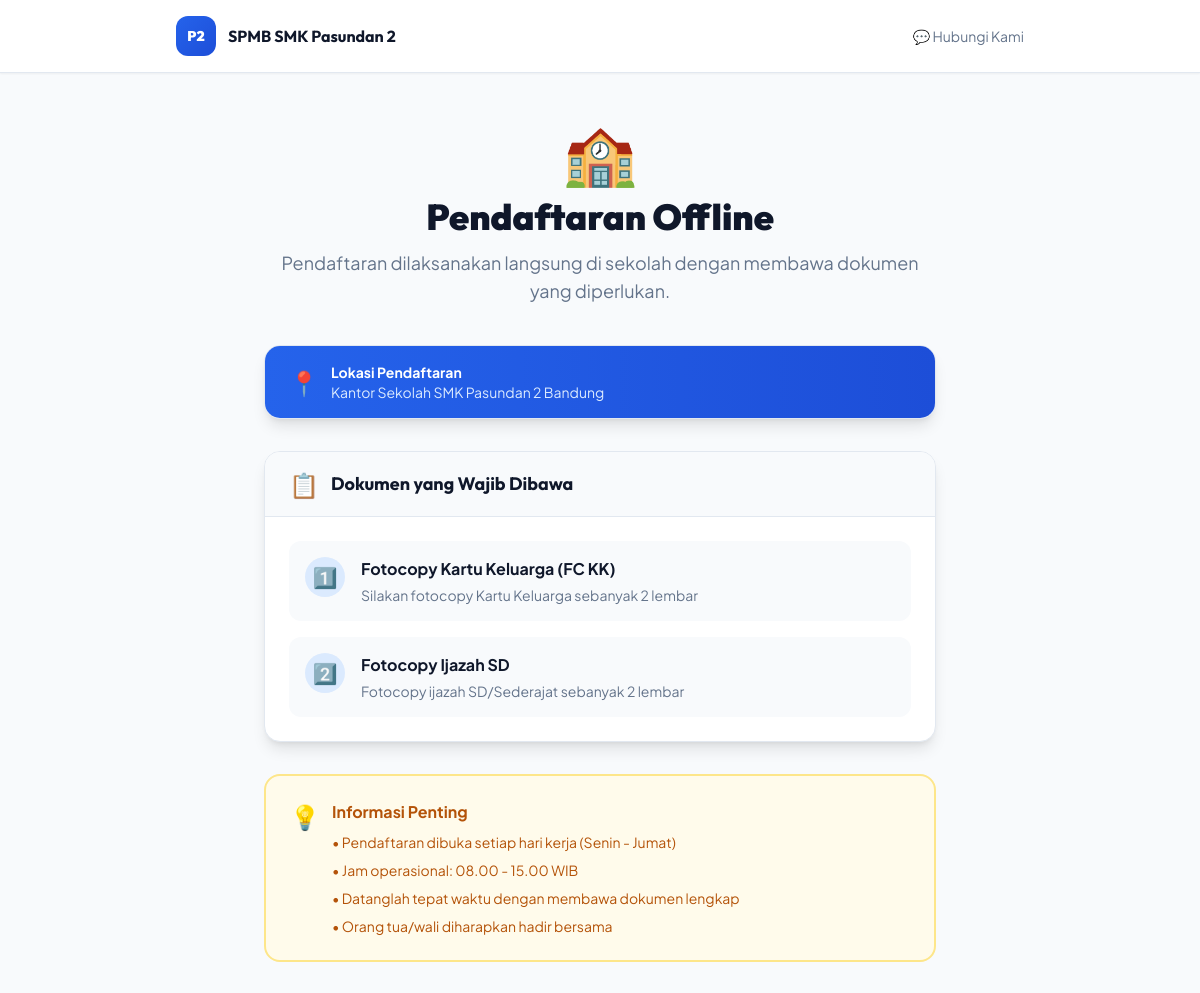
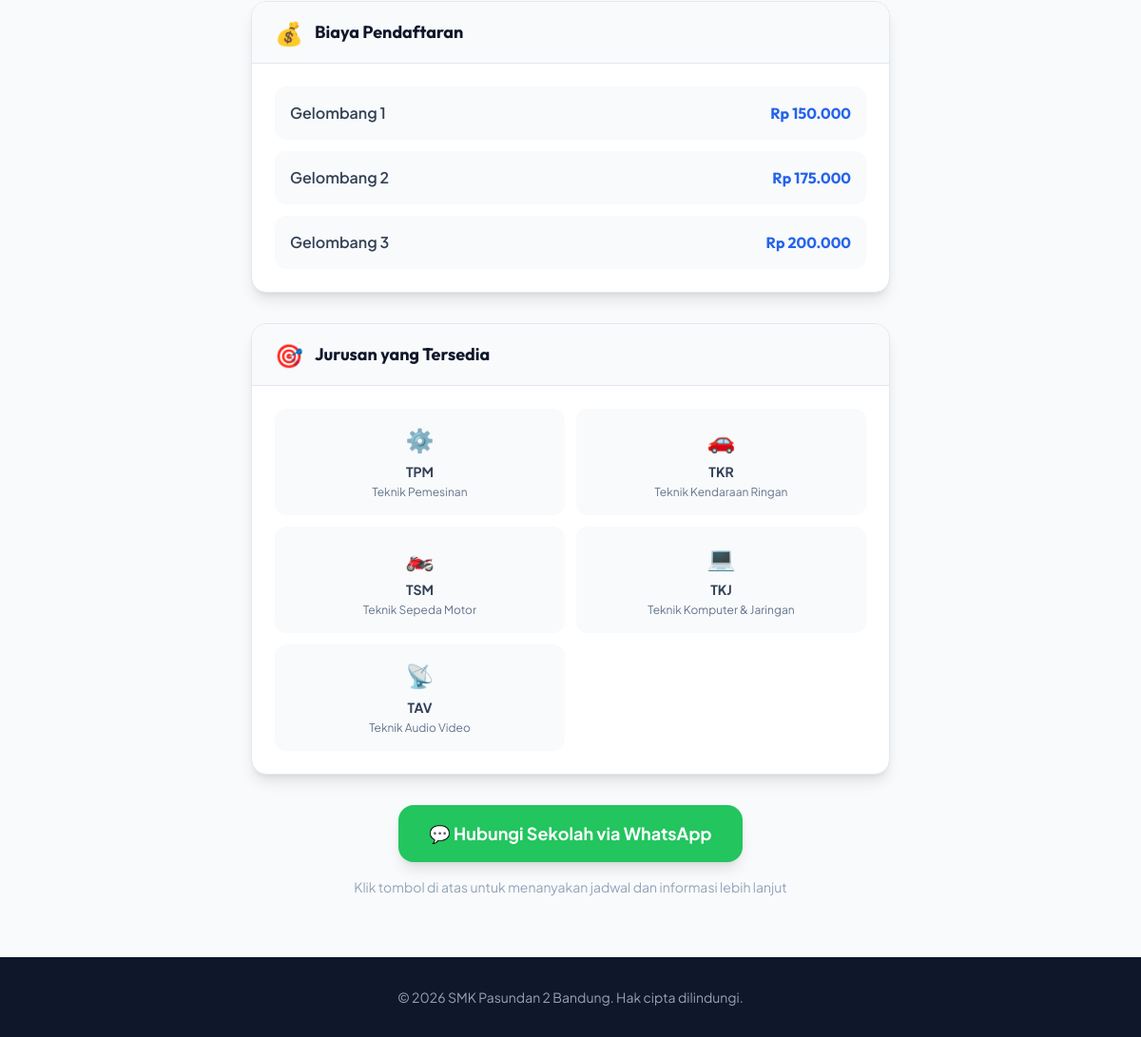
The page /public/daftar.php on the database its author committed (2 pictures, top to bottom).
### tables this page shows
CREATE TABLE IF NOT EXISTS gelombang (
    id INT AUTO_INCREMENT PRIMARY KEY,
    nama VARCHAR(50) NOT NULL,
    biaya DECIMAL(10,2) NOT NULL,
    tgl_mulai DATE NOT NULL,
    tgl_selesai DATE NOT NULL,
    aktif BOOLEAN DEFAULT TRUE,
    created_at DATETIME DEFAULT CURRENT_TIMESTAMP
);

### public/daftar.php (the view, shortened to what this page needs)
<?php
include '../config.php';
$wa = $_ENV['WA_CONTACT'] ?? '6283817203455';
?>
<!DOCTYPE html>
<html lang="id">
<head>
    <script src="https://cdn.tailwindcss.com"></script>
</head>
<body class="text-slate-700 min-h-screen">
    <nav class="sticky top-0 z-50 bg-white/95 backdrop-blur-lg border-b border-slate-200 shadow-sm">
        <div class="max-w-4xl mx-auto px-6 py-4 flex items-center justify-between">
            <a href="../index.php" class="flex items-center gap-3">
                <div class="w-10 h-10 bg-gradient-to-br from-blue-600 to-blue-700 rounded-xl flex items-center justify-center">
                    <span class="text-white font-outfit font-black text-sm">P2</span>
                </div>
                <span class="font-outfit font-bold text-slate-900">SPMB SMK Pasundan 2</span>
            </a>
            <a href="https://wa.me/<?= $wa ?>" target="_blank" class="text-sm text-slate-500 hover:text-slate-900 transition-colors">💬 Hubungi Kami</a>
        </div>
    </nav>
    <main class="pt-12 pb-16 px-6">
        <div class="max-w-2xl mx-auto">
            <div class="text-center mb-10">
                <div class="text-6xl mb-4">🏫</div>
                <h1 class="text-4xl font-outfit font-black text-slate-900 mb-3">Pendaftaran Offline</h1>
                <p class="text-slate-500 text-lg">Pendaftaran dilaksanakan langsung di sekolah dengan membawa dokumen yang diperlukan.</p>
            </div>
            <div class="bg-white rounded-2xl shadow-lg border border-slate-200 overflow-hidden mb-8">
                <div class="bg-gradient-to-r from-blue-600 to-blue-700 px-6 py-4 text-white">
                    <div class="flex items-center gap-3">
                        <span class="text-2xl">📍</span>
                        <div>
                            <div class="font-bold text-sm">Lokasi Pendaftaran</div>
                            <div class="text-blue-100 text-sm">Kantor Sekolah SMK Pasundan 2 Bandung</div>
                        </div>
                    </div>
                </div>
            </div>
            <div class="bg-white rounded-2xl shadow-lg border border-slate-200 overflow-hidden mb-8">
                <div class="bg-slate-50 px-6 py-4 border-b border-slate-200">
                    <div class="flex items-center gap-3">
                        <span class="text-2xl">📋</span>
                        <div class="font-outfit font-bold text-slate-900 text-lg">Dokumen yang Wajib Dibawa</div>
                    </div>
                </div>
                <div class="p-6">
                    <ul class="space-y-4">
                        <li class="flex items-start gap-4 p-4 bg-slate-50 rounded-xl">
                            <div class="w-10 h-10 bg-blue-100 rounded-full flex items-center justify-center flex-shrink-0">
                                <span class="text-xl">1️⃣</span>
                            </div>
                            <div>
                                <div class="font-bold text-slate-900">Fotocopy Kartu Keluarga (FC KK)</div>
                                <div class="text-slate-500 text-sm mt-1">Silakan fotocopy Kartu Keluarga sebanyak 2 lembar</div>
                            </div>
                        </li>
                        <li class="flex items-start gap-4 p-4 bg-slate-50 rounded-xl">
                            <div class="w-10 h-10 bg-blue-100 rounded-full flex items-center justify-center flex-shrink-0">
                                <span class="text-xl">2️⃣</span>
                            </div>
                            <div>
                                <div class="font-bold text-slate-900">Fotocopy Ijazah SD</div>
                                <div class="text-slate-500 text-sm mt-1">Fotocopy ijazah SD/Sederajat sebanyak 2 lembar</div>
                            </div>
                        </li>
                    </ul>
                </div>
            </div>
            <div class="bg-amber-50 border-2 border-amber-200 rounded-2xl p-6 mb-8">
                <div class="flex items-start gap-3">
                    <span class="text-2xl">💡</span>
                    <div>
                        <div class="font-bold text-amber-700 mb-2">Informasi Penting</div>
                        <ul class="text-amber-700 text-sm space-y-2">
                            <li>• Pendaftaran dibuka setiap hari kerja (Senin - Jumat)</li>
                            <li>• Jam operasional: 08.00 - 15.00 WIB</li>
                            <li>• Datanglah tepat waktu dengan membawa dokumen lengkap</li>
                            <li>• Orang tua/wali diharapkan hadir bersama</li>
                        </ul>
                    </div>
                </div>
            </div>
            <div class="bg-white rounded-2xl shadow-lg border border-slate-200 overflow-hidden mb-8">
                <div class="bg-slate-50 px-6 py-4 border-b border-slate-200">
                    <div class="flex items-center gap-3">
                        <span class="text-2xl">💰</span>
                        <div class="font-outfit font-bold text-slate-900 text-lg">Biaya Pendaftaran</div>
                    </div>
                </div>
                <div class="p-6">
                    <?php
                    $gel_list = [];
                    $rg = mysqli_query($conn, "SELECT * FROM gelombang ORDER BY biaya ASC");
                    while ($g = mysqli_fetch_assoc($rg)) $gel_list[] = $g;
                    ?>
<div class="space-y-3">
                        <?php foreach ($gel_list as $g): ?>
                        <div class="flex items-center justify-between p-4 bg-slate-50 rounded-xl">
                            <div class="font-semibold text-slate-700"><?= htmlspecialchars($g['nama']) ?></div>
                            <div class="font-outfit font-bold text-blue-600">Rp <?= number_format($g['biaya'], 0, ',', '.') ?></div>
                        </div>
                        <?php endforeach; ?>
</div>
                </div>
            </div>
            <div class="bg-white rounded-2xl shadow-lg border border-slate-200 overflow-hidden mb-8">
                <div class="bg-slate-50 px-6 py-4 border-b border-slate-200">
                    <div class="flex items-center gap-3">
                        <span class="text-2xl">🎯</span>
                        <div class="font-outfit font-bold text-slate-900 text-lg">Jurusan yang Tersedia</div>
                    </div>
                </div>
                <div class="p-6">
                    <div class="grid grid-cols-2 gap-3">
                        <?php
                        $jurusan_options = [
                            ['kode' => 'TPM', 'nama' => 'Teknik Pemesinan', 'icon' => '⚙️'],
                            ['kode' => 'TKR', 'nama' => 'Teknik Kendaraan Ringan', 'icon' => '🚗'],
                            ['kode' => 'TSM', 'nama' => 'Teknik Sepeda Motor', 'icon' => '🏍️'],
                            ['kode' => 'TKJ', 'nama' => 'Teknik Komputer & Jaringan', 'icon' => '💻'],
                            ['kode' => 'TAV', 'nama' => 'Teknik Audio Video', 'icon' => '📡'],
                        ];
                        foreach ($jurusan_options as $jur):
                        ?>
                        <div class="p-4 bg-slate-50 rounded-xl text-center">
                            <div class="text-2xl mb-2"><?= $jur['icon'] ?></div>
                            <div class="font-bold text-slate-700 text-sm"><?= $jur['kode'] ?></div>
                            <div class="text-slate-500 text-xs mt-1"><?= $jur['nama'] ?></div>
                        </div>
                        <?php endforeach; ?>
                    </div>
                </div>
            </div>
            <div class="text-center">
                <a href="https://wa.me/<?= $wa ?>?text=Halo%20saya%20tertarik%20pendaftaran%20di%20SMK%20Pasundan%202%20Bandung.%20Bisa%20beritahu%20syarat%20dan%20jadwal%20pendaftarannya%3F" target="_blank"
                   class="inline-flex items-center gap-3 px-8 py-4 bg-green-500 hover:bg-green-600 text-white font-bold text-lg rounded-2xl shadow-lg transition">
 💬 Hubungi Sekolah via WhatsApp
                </a>
                <p class="text-slate-400 text-sm mt-4">Klik tombol di atas untuk menanyakan jadwal dan informasi lebih lanjut</p>
            </div>
        </div>
    </main>
    <footer class="bg-slate-900 text-slate-400 py-8 px-6">
        <div class="max-w-4xl mx-auto text-center text-sm">
            <p>© <?= date('Y') ?> SMK Pasundan 2 Bandung. Hak cipta dilindungi.</p>
        </div>
    </footer>
</body>
</html>

### public/daftar.php (style rules this page uses)
* { box-sizing: border-box; margin: 0; padding: 0; }
body { font-family: 'Plus Jakarta Sans', sans-serif; background: #f8fafc; }
h1, h2, .font-outfit { font-family: 'Outfit', sans-serif; }

### rows shown on the page
gelombang: nama "Gelombang 1", biaya "150.000"
gelombang: nama "Gelombang 2", biaya "175.000"
gelombang: nama "Gelombang 3", biaya "200.000"

### other values the page prints
$jur['icon'] "⚙️"
$jur['kode'] "TPM"
$jur['nama'] "Teknik Pemesinan"
$jur['icon'] "🚗"
$jur['kode'] "TKR"
$jur['nama'] "Teknik Kendaraan Ringan"
$jur['icon'] "🏍️"
$jur['kode'] "TSM"
$jur['nama'] "Teknik Sepeda Motor"
$jur['icon'] "💻"
$jur['kode'] "TKJ"
$jur['nama'] "Teknik Komputer & Jaringan"
$jur['icon'] "📡"
$jur['kode'] "TAV"
$jur['nama'] "Teknik Audio Video"
